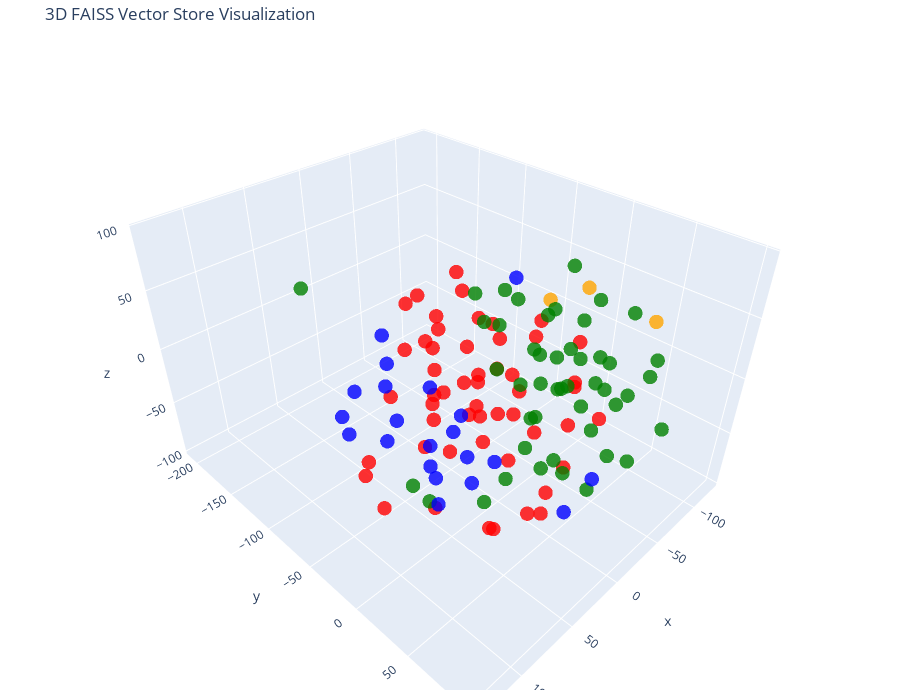

This figure's notebook cell:
### Code cell
# Let's try 3D!

tsne = TSNE(n_components=3, random_state=42)
reduced_vectors = tsne.fit_transform(vectors)

# Create the 3D scatter plot
fig = go.Figure(data=[go.Scatter3d(
    x=reduced_vectors[:, 0],
    y=reduced_vectors[:, 1],
    z=reduced_vectors[:, 2],
    mode='markers',
    marker=dict(size=5, color=colors, opacity=0.8),
    text=[f"Type: {t}<br>Text: {d[:100]}..." for t, d in zip(doc_types, documents)],
    hoverinfo='text'
)])

fig.update_layout(
    title='3D FAISS Vector Store Visualization',
    scene=dict(xaxis_title='x', yaxis_title='y', zaxis_title='z'),
    width=900,
    height=700,
    margin=dict(r=20, b=10, l=10, t=40)
)

fig.show()

### Figure 1 — Plotly figure (JSON) as saved in the notebook; plotly's stock layout.template omitted (floating-point values rounded to 4 significant figures)
{"data": [{"hoverinfo": "text", "marker": {"color": ["orange", "orange", "orange", "red", "red", "red", "red", "red", "red", "red", "red", "red", "red", "red", "red", "red", "red", "red", "red", "red", "red", "red", "red", "red", "red", "red", "red", "red", "red", "red", "red", "red", "red", "red", "red", "red", "red", "red", "red", "red", "red", "red", "red", "red", "red", "red", "red", "red", "red", "red", "red", "red", "red", "red", "red", "green", "green", "green", "green", "green", "green", "green", "green", "green", "green", "green", "green", "green", "green", "green", "green", "green", "green", "green", "green", "green", "green", "green", "green", "green", "green", "green", "green", "green", "green", "green", "green", "green", "green", "green", "green", "green", "green", "green", "green", "green", "green", "green", "green", "green", "green", "green", "blue", "blue", "blue", "blue", "blue", "blue", "blue", "blue", "blue", "blue", "blue", "blue", "blue", "blue", "blue", "blue", "blue", "blue", "blue", "blue", "blue"], "opacity": 0.8, "size": 5}, "mode": "markers", "text": ["Type: company<br>Text: # About Insurellm\n\nInsurellm was founded by Avery Lancaster in 2015 as an insurance tech startup des...", "Type: company<br>Text: # Careers at Insurellm\n\nInsurellm is hiring! We are looking for talented software engineers, data sc...", "Type: company<br>Text: # Overview of Insurellm\n\nInsurellm is an innovative insurance tech firm with 200 employees across th...", "Type: contracts<br>Text: # Contract with Apex Reinsurance for Rellm: AI-Powered Enterprise Reinsurance Solution\n\n## Terms\n\n1....", "Type: contracts<br>Text: ## Renewal\n\n1. **Automatic Renewal**: This Agreement will automatically renew for successive one-yea...", "Type: contracts<br>Text: 2. **Seamless Integrations**: The architecture of Rellm allows for easy integration with existing sy...", "Type: contracts<br>Text: 1. **Technical Support**: Provider shall offer dedicated technical support to the Client via phone, ...", "Type: contracts<br>Text: **Insurellm, Inc.**  \n_____________________________  \nAuthorized Signature   \nDate: ________________...", "Type: contracts<br>Text: # Contract with Belvedere Insurance for Markellm\n\n## Terms\nThis Contract (\"Agreement\") is made and e...", "Type: contracts<br>Text: ## Renewal\n1. **Renewal Terms**: This Agreement may be renewed for additional one-year terms upon mu...", "Type: contracts<br>Text: ## Features\n1. **AI-Powered Matching**: Belvedere Insurance will benefit from Markellm's AI-powered ...", "Type: contracts<br>Text: ## Support\n1. **Technical Support**: Technical support will be available from 9 AM to 7 PM EST, Mond...", "Type: contracts<br>Text: **Belvedere Insurance**  \nSignature: ______________________  \nName: [Authorized Signatory]  \nTitle: ...", "Type: contracts<br>Text: # Contract with BrightWay Solutions for Markellm\n\n**Contract Date:** October 5, 2023  \n**Contract ID...", "Type: contracts<br>Text: 3. **Service Level Agreement (SLA):**  \n   Insurellm commits to a 99.9% uptime for the platform with...", "Type: contracts<br>Text: 2. **Real-Time Quote Availability:**  \n   Consumers sourced via BrightWay Solutions will receive rea...", "Type: contracts<br>Text: 3. **Training and Onboarding:**  \n   Insurellm agrees to provide one free training session on how to...", "Type: contracts<br>Text: # Contract with EverGuard Insurance for Rellm: AI-Powered Enterprise Reinsurance Solution\n\n**Contrac...", "Type: contracts<br>Text: 4. **Usage Rights**: EverGuard Insurance is granted a non-exclusive, non-transferable license to acc...", "Type: contracts<br>Text: 1. **Core Functionality**: Rellm provides EverGuard Insurance with advanced AI-driven analytics, sea...", "Type: contracts<br>Text: 1. **Customer Support**: Insurellm will provide EverGuard Insurance with 24/7 customer support, incl...", "Type: contracts<br>Text: ---\n\n**Signatures**  \n**For Insurellm**: __________________________  \n**Name**: John Smith  \n**Title...", "Type: contracts<br>Text: # Contract with GreenField Holdings for Markellm\n\n**Effective Date:** November 15, 2023  \n**Contract...", "Type: contracts<br>Text: ## Renewal\n1. **Automatic Renewal**: This contract will automatically renew for sequential one-year ...", "Type: contracts<br>Text: ## Features\n1. **AI-Powered Matching**: Access to advanced algorithms that connect GreenField Holdin...", "Type: contracts<br>Text: ## Support\n1. **Customer Support Access**: The Client will have access to dedicated support through ...", "Type: contracts<br>Text: **Signatures:**  \n_________________________                           _________________________  \n**...", "Type: contracts<br>Text: # Contract with Greenstone Insurance for Homellm\n\n---\n\n## Terms\n\n1. **Parties**: This Contract (\"Agr...", "Type: contracts<br>Text: 4. **Payment Terms**: \n   - The Customer shall pay an amount of $10,000 per month for the Standard T...", "Type: contracts<br>Text: ---\n\n## Features\n\n- **AI-Powered Risk Assessment**: Customer will have access to enhanced risk evalu...", "Type: contracts<br>Text: - **Customer Portal**: A dedicated portal will be provided, allowing the Customer's clients to manag...", "Type: contracts<br>Text: ______________________________  \n[Name], [Title]  \nDate: ______________________\n\n**For Greenstone In...", "Type: contracts<br>Text: # Contract with GreenValley Insurance for Homellm\n\n**Contract Date:** October 6, 2023  \n**Contract N...", "Type: contracts<br>Text: 4. **Confidentiality:** Both parties agree to maintain the confidentiality of proprietary informatio...", "Type: contracts<br>Text: 1. **AI-Powered Risk Assessment:** Access to advanced AI algorithms for real-time risk evaluations.\n...", "Type: contracts<br>Text: 3. **Regular Updates:** Insurellm will offer ongoing updates and enhancements to the Homellm platfor...", "Type: contracts<br>Text: # Contract with Pinnacle Insurance Co. for Homellm\n\n## Terms\nThis contract (\"Contract\") is entered i...", "Type: contracts<br>Text: ## Renewal\n1. **Renewal Terms**: At the end of the initial term, this Contract shall automatically r...", "Type: contracts<br>Text: ## Features\n1. **AI-Powered Risk Assessment**: Utilized for tailored underwriting decisions specific...", "Type: contracts<br>Text: ## Support\n1. **Technical Support**: Insurellm shall provide 24/7 technical support via an email and...", "Type: contracts<br>Text: # Contract with Roadway Insurance Inc. for Carllm\n\n---\n\n## Terms\n\n1. **Agreement Effective Date**: T...", "Type: contracts<br>Text: ---\n\n## Renewal\n\n1. **Automatic Renewal**: This agreement will automatically renew for an additional...", "Type: contracts<br>Text: ---\n\n## Features\n\n1. **Access to Core Features**: Roadway Insurance Inc. will have access to all Pro...", "Type: contracts<br>Text: ---\n\n## Support\n\n1. **Technical Support**: Roadway Insurance Inc. will receive priority technical su...", "Type: contracts<br>Text: # Contract with Stellar Insurance Co. for Rellm\n\n## Terms\nThis contract is made between **Insurellm*...", "Type: contracts<br>Text: ### Termination\nEither party may terminate this agreement with a **30-day written notice**. In the e...", "Type: contracts<br>Text: ## Features\nStellar Insurance Co. will receive access to the following features of the Rellm product...", "Type: contracts<br>Text: ## Support\nInsurellm provides Stellar Insurance Co. with the following support services:\n\n- **24/7 T...", "Type: contracts<br>Text: # Contract with TechDrive Insurance for Carllm\n\n**Contract Date:** October 1, 2024  \n**Contract Dura...", "Type: contracts<br>Text: ## Renewal\n\n1. **Automatic Renewal**: This contract shall automatically renew for additional one-yea...", "Type: contracts<br>Text: ## Support\n\n1. **Customer Support**: Insurellm will provide 24/7 customer support to TechDrive Insur...", "Type: contracts<br>Text: **TechDrive Insurance Representative:**  \nName: Sarah Johnson  \nTitle: Operations Director  \nDate: _...", "Type: contracts<br>Text: # Contract with Velocity Auto Solutions for Carllm\n\n**Contract Date:** October 1, 2023  \n**Contract ...", "Type: contracts<br>Text: ## Renewal\n\n1. **Automatic Renewal**: This contract will automatically renew for successive 12-month...", "Type: contracts<br>Text: ## Support\n\n1. **Customer Support**: Velocity Auto Solutions will have access to Insurellm’s custome...", "Type: employees<br>Text: # HR Record\n\n# Alex Chen\n\n## Summary\n- **Date of Birth:** March 15, 1990  \n- **Job Title:** Backend ...", "Type: employees<br>Text: ## Annual Performance History\n- **2020:**  \n  - Completed onboarding successfully.  \n  - Met expecta...", "Type: employees<br>Text: ## Compensation History\n- **2020:** Base Salary: $80,000  \n- **2021:** Base Salary Increase to $90,0...", "Type: employees<br>Text: Alex Chen continues to be a vital asset at Insurellm, contributing significantly to innovative backe...", "Type: employees<br>Text: # HR Record\n\n# Alex Harper\n\n## Summary\n- **Date of Birth**: March 15, 1993  \n- **Job Title**: Sales ...", "Type: employees<br>Text: ## Annual Performance History  \n- **2021**:  \n  - **Performance Rating**: 4.5/5  \n  - **Key Achievem...", "Type: employees<br>Text: - **2022**:  \n  - **Base Salary**: $65,000 (Promotion to Senior SDR)  \n  - **Bonus**: $13,000 (20% o...", "Type: employees<br>Text: # HR Record\n\n# Alex Thomson\n\n## Summary\n- **Date of Birth:** March 15, 1995  \n- **Job Title:** Sales...", "Type: employees<br>Text: ## Annual Performance History  \n- **2022** - Rated as \"Exceeds Expectations.\" Alex Thomson achieved ...", "Type: employees<br>Text: ## Other HR Notes\n- Alex Thomson is an active member of the Diversity and Inclusion committee at Ins...", "Type: employees<br>Text: # Avery Lancaster\n\n## Summary\n- **Date of Birth**: March 15, 1985  \n- **Job Title**: Co-Founder & Ch...", "Type: employees<br>Text: - **2010 - 2013**: Business Analyst at Edge Analytics  \n  Prior to joining Innovate, Avery worked as...", "Type: employees<br>Text: - **2018**: **Exceeds Expectations**  \n  Under Avery’s pivoted vision, Insurellm launched two new su...", "Type: employees<br>Text: - **2022**: **Satisfactory**  \n  Avery focused on rebuilding team dynamics and addressing employee c...", "Type: employees<br>Text: ## Compensation History\n- **2015**: $150,000 base salary + Significant equity stake  \n- **2016**: $1...", "Type: employees<br>Text: ## Other HR Notes\n- **Professional Development**: Avery has actively participated in leadership trai...", "Type: employees<br>Text: # HR Record\n\n# Emily Carter\n\n## Summary\n- **Date of Birth:** August 12, 1990  \n- **Job Title:** Acco...", "Type: employees<br>Text: - **2017-2019:** Marketing Intern  \n  - Assisted with market research and campaign development for s...", "Type: employees<br>Text: ## Compensation History\n| Year | Base Salary | Bonus         | Total Compensation |\n|------|--------...", "Type: employees<br>Text: Emily Carter exemplifies the kind of talent that drives Insurellm's success and is an invaluable ass...", "Type: employees<br>Text: # HR Record\n\n# Emily Tran\n\n## Summary\n- **Date of Birth:** March 18, 1991  \n- **Job Title:** Digital...", "Type: employees<br>Text: - **January 2017 - May 2018**: Marketing Intern  \n  - Supported the Marketing team by collaborating ...", "Type: employees<br>Text: - **2021**:  \n  - Performance Rating: Meets Expectations  \n  - Key Achievements: Contributed to the ...", "Type: employees<br>Text: - **Professional Development Goals**:  \n  - Emily Tran aims to become a Marketing Manager within the...", "Type: employees<br>Text: # HR Record\n\n# Jordan Blake\n\n## Summary\n- **Date of Birth:** March 15, 1993  \n- **Job Title:** Sales...", "Type: employees<br>Text: ## Annual Performance History\n- **2021:** First year at Insurellm; achieved 90% of monthly targets. ...", "Type: employees<br>Text: ## Other HR Notes\n- Jordan has shown an interest in continuing education, actively participating in ...", "Type: employees<br>Text: # HR Record\n\n# Jordan K. Bishop\n\n## Summary\n- **Date of Birth:** March 15, 1990\n- **Job Title:** Fro...", "Type: employees<br>Text: ## Annual Performance History\n- **2019:** Exceeds Expectations - Continuously delivered high-quality...", "Type: employees<br>Text: ## Compensation History\n- **June 2018:** Starting Salary - $85,000\n- **June 2019:** Salary Increase ...", "Type: employees<br>Text: ## Other HR Notes\n- Jordan K. Bishop has been an integral part of club initiatives, including the In...", "Type: employees<br>Text: # HR Record\n\n# Maxine Thompson\n\n## Summary\n- **Date of Birth:** January 15, 1991  \n- **Job Title:** ...", "Type: employees<br>Text: ## Insurellm Career Progression\n- **January 2017 - October 2018**: **Junior Data Engineer**  \n  * Ma...", "Type: employees<br>Text: ## Annual Performance History\n- **2017**: *Meets Expectations*  \n  Maxine showed potential in her ro...", "Type: employees<br>Text: - **2021**: *Exceeds Expectations*  \n  Maxine spearheaded the transition to a new data warehousing s...", "Type: employees<br>Text: ## Compensation History\n- **2017**: $70,000 (Junior Data Engineer)  \n- **2018**: $75,000 (Junior Dat...", "Type: employees<br>Text: # HR Record\n\n# Oliver Spencer\n\n## Summary\n- **Date of Birth**: May 14, 1990  \n- **Job Title**: Backe...", "Type: employees<br>Text: ## Annual Performance History\n- **2018**: **3/5** - Adaptable team player but still learning to take...", "Type: employees<br>Text: ## Compensation History\n- **March 2018**: Initial salary of $80,000.\n- **July 2019**: Salary increas...", "Type: employees<br>Text: # Samantha Greene\n\n## Summary\n- **Date of Birth:** October 14, 1990\n- **Job Title:** HR Generalist\n-...", "Type: employees<br>Text: ## Annual Performance History\n- **2020:** Exceeds Expectations  \n  Samantha Greene demonstrated exce...", "Type: employees<br>Text: ## Compensation History\n- **2020:** Base Salary - $55,000  \n  The entry-level salary matched industr...", "Type: employees<br>Text: - **2023:** Base Salary - $70,000  \n  Recognized for substantial improvement in employee relations m...", "Type: employees<br>Text: # HR Record\n\n# Samuel Trenton\n\n## Summary\n- **Date of Birth:** April 12, 1989  \n- **Job Title:** Sen...", "Type: employees<br>Text: ## Annual Performance History\n- **2023:** Rating: 4.5/5  \n  *Samuel exceeded expectations, successfu...", "Type: employees<br>Text: ## Compensation History\n- **2023:** Base Salary: $115,000 + Bonus: $15,000  \n  *Annual bonus based o...", "Type: employees<br>Text: - **Engagement in Company Culture:** Regularly participates in team-building events and contributes ...", "Type: products<br>Text: # Product Summary\n\n# Carllm\n\n## Summary\n\nCarllm is an innovative auto insurance product developed by...", "Type: products<br>Text: - **Instant Quoting**: With Carllm, insurance companies can offer near-instant quotes to customers, ...", "Type: products<br>Text: - **Mobile Integration**: Carllm is designed to work seamlessly with mobile applications, providing ...", "Type: products<br>Text: - **Professional Tier**: $2,500/month\n  - For medium-sized companies.\n  - All Basic Tier features pl...", "Type: products<br>Text: ### Q2 2025: Customer Experience Improvements\n- Launch of a new **mobile app** for end-users.\n- Intr...", "Type: products<br>Text: # Product Summary\n\n# Homellm\n\n## Summary\nHomellm is an innovative home insurance product developed b...", "Type: products<br>Text: ### 2. Dynamic Pricing Model\nWith Homellm's innovative dynamic pricing model, insurance providers ca...", "Type: products<br>Text: ### 5. Multi-Channel Integration\nHomellm seamlessly integrates into existing insurance platforms, pr...", "Type: products<br>Text: - **Basic Tier:** Starting at $5,000/month for small insurers with basic integration features.\n- **S...", "Type: products<br>Text: All tiers include a comprehensive training program and ongoing updates to ensure optimal performance...", "Type: products<br>Text: With Homellm, Insurellm is committed to transforming the landscape of home insurance, ensuring both ...", "Type: products<br>Text: # Product Summary\n\n# Markellm\n\n## Summary\n\nMarkellm is an innovative two-sided marketplace designed ...", "Type: products<br>Text: - **User-Friendly Interface**: Designed with user experience in mind, Markellm features an intuitive...", "Type: products<br>Text: - **Customer Support**: Our dedicated support team is always available to assist both consumers and ...", "Type: products<br>Text: ### For Insurance Companies:\n- **Basic Listing Fee**: $199/month for a featured listing on the platf...", "Type: products<br>Text: ### Q3 2025\n- Initiate a comprehensive marketing campaign targeting both consumers and insurers to i...", "Type: products<br>Text: # Product Summary\n\n# Rellm: AI-Powered Enterprise Reinsurance Solution\n\n## Summary\n\nRellm is an inno...", "Type: products<br>Text: ### Seamless Integrations\nRellm's architecture is designed for effortless integration with existing ...", "Type: products<br>Text: ### Regulatory Compliance Tools\nRellm includes built-in compliance tracking features to help organiz...", "Type: products<br>Text: Join the growing number of organizations leveraging Rellm to enhance their reinsurance processes whi...", "Type: products<br>Text: Experience the future of reinsurance with Rellm, where innovation meets reliability. Let Insurellm h..."], "type": "scatter3d", "x": [-44.15, -51.98, -125.0, 43.59, 54.8, 50.76, 23.02, -6.748, 16.88, 72.69, 41.01, 54.01, 7.122, 6.171, 6.119, -2.387, -17.32, 25.75, 48.21, 53.24, 27.57, 6.771, -8.145, 49.64, 92.94, 61.04, -15.95, 40.61, 81.1, 31.01, -9.504, -20.01, -0.8033, -3.518, 98.52, -2.626, -4.685, 52.27, 77.27, 21.14, 82.89, 74.93, -4.032, 16.64, 21.15, 32.88, 65.45, 22.84, 84.25, 33.08, 1.016, -2.303, 92.14, 54.73, 4.097, -37.77, -55.19, 131.4, 1.413, -57.48, -52.21, -70.03, -75.26, -62.03, -77.92, -50.91, -23.81, -29.16, -17.03, -101.6, -32.08, -75.14, -118.5, -98.09, 12.47, -74.58, 17.9, -75.56, -87.2, -59.26, -39.59, -49.14, -46.92, -49.13, -106.2, -44.42, -101.8, -48.61, -59.86, -37.27, -72.29, -54.69, -47.11, -103.8, -84.56, -81.24, -106.2, -39.61, -81.37, 113.4, -79.74, -93.96, 84.61, 61.08, 87.16, 70.65, 42.13, 75.94, 90.0, 101.5, 89.77, 66.49, 8.146, 27.09, 24.85, -13.98, 60.93, 36.82, 65.28, 73.87, 88.64, 45.33, 22.95], "y": [-0.1945, 24.26, 37.73, 14.18, 41.46, -41.16, -19.02, -27.4, -41.84, 91.49, -36.44, 38.36, -63.53, -18.83, 14.27, 4.269, -22.14, 15.72, 19.27, -14.7, -9.814, -45.07, 17.31, 87.59, -22.19, -5.769, -46.83, -72.21, 64.57, 49.83, -20.98, -56.7, 55.46, 74.32, -32.86, 52.76, 53.24, 79.12, -55.97, 69.81, 49.81, 67.69, -50.48, -48.97, 29.76, 52.71, -1.169, 45.26, 18.86, -63.61, -63.07, -80.31, 26.01, 30.61, -80.96, 17.48, -50.1, 50.56, 7.056, 25.65, -27.34, -1.715, 43.61, -60.25, 68.2, 73.1, 60.41, 35.22, 34.55, -48.16, 67.48, 8.319, -7.493, -16.03, -3.257, 26.39, -206.6, -34.47, -13.11, 42.06, -5.399, 66.09, 27.28, -74.17, -20.87, 51.82, 52.73, -15.52, -73.6, 9.712, -25.63, 2.202, -46.96, 6.663, -24.63, -58.16, -46.62, 99.09, 21.56, 44.1, -28.66, 36.78, 21.63, 28.05, 17.52, 0.157, -0.3262, -67.72, -58.6, -48.75, -19.02, -36.24, 82.36, -7.984, 15.51, -6.547, -4.982, -12.44, -45.08, -38.13, -19.43, -25.97, 74.23], "z": [56.24, 72.29, 19.55, 86.56, 37.21, 75.84, 82.9, -39.31, -12.07, 4.118, -45.35, -62.01, -39.96, 3.467, -6.343, 17.21, 1.324, 64.6, 50.84, 56.32, 47.43, -76.59, 51.13, 21.52, -59.13, -69.88, -54.13, -19.75, -22.47, 94.95, 43.08, -30.57, 34.97, 18.66, -32.77, 1.505, 65.48, -2.427, -49.17, 57.36, 63.32, 30.28, 73.53, 48.4, 29.57, 16.57, 33.95, -66.26, 72.43, 21.89, 24.57, 4.594, 45.4, 8.875, 46.3, -6.735, 39.18, 37.74, -73.84, -28.7, -33.96, -33.7, -26.98, -40.93, 23.08, -47.81, -65.29, -69.72, -49.71, -40.16, -34.4, 29.78, 21.96, -17.45, -97.06, -61.24, 6.776, -15.79, 61.0, -5.628, -47.46, 7.671, 19.55, 28.91, -60.55, 29.46, -10.92, -88.87, -0.9617, -86.93, -76.57, 4.778, 13.71, -41.93, 20.98, 17.17, -3.166, 3.569, 1.266, 9.031, -48.16, 40.04, -30.07, -23.31, 1.106, -3.343, 4.771, 6.284, -17.42, 9.943, 0.529, -6.172, -19.01, -45.75, -36.63, 82.49, -41.3, -19.41, 35.37, 64.36, 43.03, 15.76, -43.58]}], "layout": {"height": 700, "margin": {"b": 10, "l": 10, "r": 20, "t": 40}, "scene": {"xaxis": {"title": {"text": "x"}}, "yaxis": {"title": {"text": "y"}}, "zaxis": {"title": {"text": "z"}}}, "title": {"text": "3D FAISS Vector Store Visualization"}, "width": 900}}
